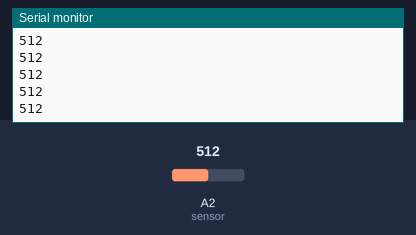
Bench run of a sketch on a simulated Arduino Uno, built with avr-gcc and run on an emulated ATmega328P. Shown: the last lines printed to the serial monitor. The inputs (shaded band) are chosen by the test bench; at power-on: A2 (sensor) = 512.

Above: at 1.2 s.
1.3 s: A2 (sensor) set to 716
At 1.56 s:
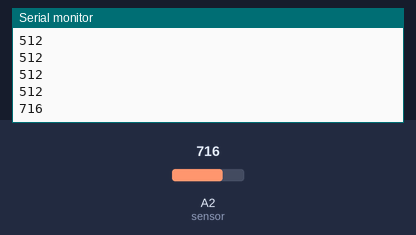
2.8 s: A2 (sensor) set to 900
At 2.96 s:
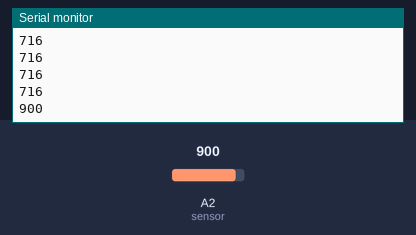
Timing chart, 0 to 5.8 s (numbered marks = the images above; inputs shaded):
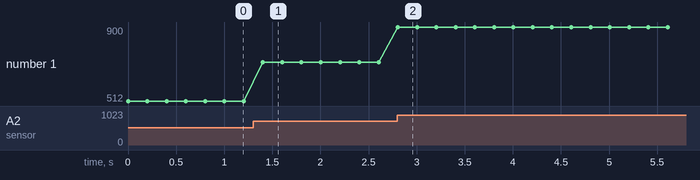

Measured:
- after the input at 1.3 s, the serial monitor: prints a new line after 0.10 s (image 1)
- after the input at 2.8 s, the serial monitor: prints a new line at once (image 2)
- plotted number 1: 512 → 716 after the input at 1.3 s, 716 → 900 after the input at 2.8 s

The sketch:

01._temperature_sensor.ino
```cpp
int sensor = A2;

void setup(){
  Serial.begin(115200);

  }

void loop(){
  int result = analogRead(sensor);
  Serial.println(result);
  delay(200);
  }
```
